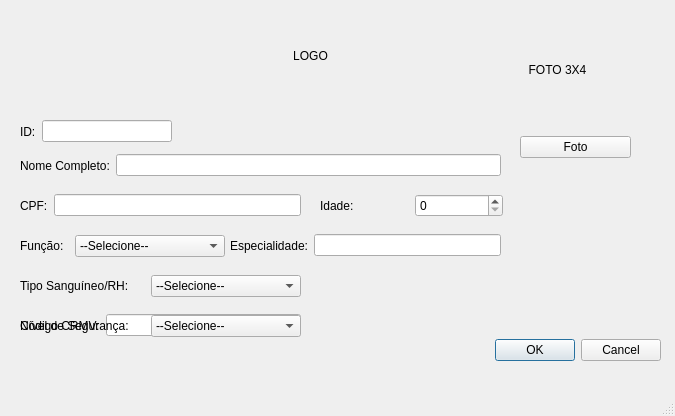
<?xml version="1.0" encoding="UTF-8"?>
<ui version="4.0">
 <class>cadastramento_usuario</class>
 <widget class="QMainWindow" name="cadastramento_usuario">
  <property name="geometry">
   <rect>
    <x>0</x>
    <y>0</y>
    <width>675</width>
    <height>416</height>
   </rect>
  </property>
  <property name="windowTitle">
   <string>Cadastro Usuario</string>
  </property>
  <widget class="QWidget" name="centralwidget">
   <widget class="QDialogButtonBox" name="buttonBox">
    <property name="geometry">
     <rect>
      <x>450</x>
      <y>330</y>
      <width>211</width>
      <height>41</height>
     </rect>
    </property>
    <property name="standardButtons">
     <set>QDialogButtonBox::Cancel|QDialogButtonBox::Ok</set>
    </property>
   </widget>
   <widget class="QLabel" name="label">
    <property name="geometry">
     <rect>
      <x>250</x>
      <y>30</y>
      <width>121</width>
      <height>51</height>
     </rect>
    </property>
    <property name="text">
     <string>LOGO</string>
    </property>
    <property name="alignment">
     <set>Qt::AlignCenter</set>
    </property>
   </widget>
   <widget class="QWidget" name="layoutWidget">
    <property name="geometry">
     <rect>
      <x>20</x>
      <y>270</y>
      <width>281</width>
      <height>32</height>
     </rect>
    </property>
    <layout class="QHBoxLayout" name="horizontalLayout_3">
     <item>
      <widget class="QLabel" name="cadastro_cargo_label_2">
       <property name="text">
        <string>Tipo Sanguíneo/RH:</string>
       </property>
      </widget>
     </item>
     <item>
      <widget class="QComboBox" name="combo_box2_sangues">
       <property name="minimumSize">
        <size>
         <width>150</width>
         <height>0</height>
        </size>
       </property>
       <property name="maximumSize">
        <size>
         <width>16777213</width>
         <height>16777215</height>
        </size>
       </property>
       <item>
        <property name="text">
         <string>--Selecione--</string>
        </property>
       </item>
       <item>
        <property name="text">
         <string>A+</string>
        </property>
       </item>
       <item>
        <property name="text">
         <string>A-</string>
        </property>
       </item>
       <item>
        <property name="text">
         <string>AB+</string>
        </property>
       </item>
       <item>
        <property name="text">
         <string>AB-</string>
        </property>
       </item>
       <item>
        <property name="text">
         <string>B+</string>
        </property>
       </item>
       <item>
        <property name="text">
         <string>B-</string>
        </property>
       </item>
       <item>
        <property name="text">
         <string>O+</string>
        </property>
       </item>
       <item>
        <property name="text">
         <string>O-</string>
        </property>
       </item>
      </widget>
     </item>
    </layout>
   </widget>
   <widget class="QWidget" name="layoutWidget_2">
    <property name="geometry">
     <rect>
      <x>230</x>
      <y>230</y>
      <width>271</width>
      <height>31</height>
     </rect>
    </property>
    <layout class="QHBoxLayout" name="horizontalLayout_7">
     <item>
      <widget class="QLabel" name="especialidade_label">
       <property name="text">
        <string>Especialidade:</string>
       </property>
      </widget>
     </item>
     <item>
      <widget class="QLineEdit" name="especialidade_line"/>
     </item>
    </layout>
   </widget>
   <widget class="QWidget" name="layoutWidget_3">
    <property name="geometry">
     <rect>
      <x>20</x>
      <y>310</y>
      <width>281</width>
      <height>31</height>
     </rect>
    </property>
    <layout class="QHBoxLayout" name="horizontalLayout_8">
     <item>
      <widget class="QLabel" name="codigo_crmv_label">
       <property name="text">
        <string>Código CRMV:</string>
       </property>
      </widget>
     </item>
     <item>
      <widget class="QLineEdit" name="box_cod_crmv"/>
     </item>
    </layout>
   </widget>
   <widget class="QWidget" name="layoutWidget_4">
    <property name="geometry">
     <rect>
      <x>20</x>
      <y>310</y>
      <width>281</width>
      <height>32</height>
     </rect>
    </property>
    <layout class="QHBoxLayout" name="horizontalLayout_10">
     <item>
      <widget class="QLabel" name="nv_seg_label">
       <property name="text">
        <string>Nível de Segurança:</string>
       </property>
      </widget>
     </item>
     <item>
      <widget class="QComboBox" name="nv_seg_box">
       <property name="minimumSize">
        <size>
         <width>150</width>
         <height>0</height>
        </size>
       </property>
       <property name="maximumSize">
        <size>
         <width>16777213</width>
         <height>16777215</height>
        </size>
       </property>
       <item>
        <property name="text">
         <string>--Selecione--</string>
        </property>
       </item>
       <item>
        <property name="text">
         <string>0</string>
        </property>
       </item>
       <item>
        <property name="text">
         <string>1</string>
        </property>
       </item>
       <item>
        <property name="text">
         <string>2</string>
        </property>
       </item>
      </widget>
     </item>
    </layout>
   </widget>
   <widget class="QWidget" name="layoutWidget">
    <property name="geometry">
     <rect>
      <x>20</x>
      <y>150</y>
      <width>481</width>
      <height>31</height>
     </rect>
    </property>
    <layout class="QHBoxLayout" name="horizontalLayout_5">
     <item>
      <widget class="QLabel" name="cadastro_nome_label">
       <property name="text">
        <string>Nome Completo:</string>
       </property>
      </widget>
     </item>
     <item>
      <widget class="QLineEdit" name="line_nome_2"/>
     </item>
    </layout>
   </widget>
   <widget class="QWidget" name="layoutWidget">
    <property name="geometry">
     <rect>
      <x>320</x>
      <y>190</y>
      <width>183</width>
      <height>31</height>
     </rect>
    </property>
    <layout class="QHBoxLayout" name="horizontalLayout">
     <item>
      <widget class="QLabel" name="cadastramento_idade_label">
       <property name="text">
        <string>Idade:</string>
       </property>
      </widget>
     </item>
     <item>
      <widget class="QSpinBox" name="spinBox_idade"/>
     </item>
    </layout>
   </widget>
   <widget class="QWidget" name="layoutWidget">
    <property name="geometry">
     <rect>
      <x>20</x>
      <y>230</y>
      <width>205</width>
      <height>32</height>
     </rect>
    </property>
    <layout class="QHBoxLayout" name="horizontalLayout_2">
     <item>
      <widget class="QLabel" name="cadastro_cargo_label">
       <property name="text">
        <string>Função:</string>
       </property>
      </widget>
     </item>
     <item>
      <widget class="QComboBox" name="combo_box_funcoes">
       <property name="minimumSize">
        <size>
         <width>150</width>
         <height>0</height>
        </size>
       </property>
       <property name="maximumSize">
        <size>
         <width>16777213</width>
         <height>16777215</height>
        </size>
       </property>
       <property name="currentText">
        <string>--Selecione--</string>
       </property>
       <property name="frame">
        <bool>true</bool>
       </property>
       <item>
        <property name="text">
         <string notr="true">--Selecione--</string>
        </property>
       </item>
       <item>
        <property name="text">
         <string>Veterinário</string>
        </property>
       </item>
       <item>
        <property name="text">
         <string>Tratador</string>
        </property>
       </item>
      </widget>
     </item>
    </layout>
   </widget>
   <widget class="QWidget" name="layoutWidget">
    <property name="geometry">
     <rect>
      <x>20</x>
      <y>190</y>
      <width>281</width>
      <height>31</height>
     </rect>
    </property>
    <layout class="QHBoxLayout" name="horizontalLayout_4">
     <item>
      <widget class="QLabel" name="cadastro_cpf_label">
       <property name="text">
        <string>CPF:</string>
       </property>
      </widget>
     </item>
     <item>
      <widget class="QLineEdit" name="line_cpf"/>
     </item>
    </layout>
   </widget>
   <widget class="QWidget" name="layoutWidget">
    <property name="geometry">
     <rect>
      <x>520</x>
      <y>10</y>
      <width>111</width>
      <height>153</height>
     </rect>
    </property>
    <layout class="QVBoxLayout" name="verticalLayout">
     <item>
      <widget class="QLabel" name="foto_cadastramento">
       <property name="minimumSize">
        <size>
         <width>75</width>
         <height>110</height>
        </size>
       </property>
       <property name="maximumSize">
        <size>
         <width>75</width>
         <height>110</height>
        </size>
       </property>
       <property name="text">
        <string>FOTO 3X4</string>
       </property>
       <property name="scaledContents">
        <bool>true</bool>
       </property>
       <property name="alignment">
        <set>Qt::AlignCenter</set>
       </property>
      </widget>
     </item>
     <item>
      <widget class="QPushButton" name="btn_carregar_foto">
       <property name="text">
        <string>Foto</string>
       </property>
      </widget>
     </item>
    </layout>
   </widget>
   <widget class="QWidget" name="">
    <property name="geometry">
     <rect>
      <x>20</x>
      <y>120</y>
      <width>152</width>
      <height>23</height>
     </rect>
    </property>
    <layout class="QHBoxLayout" name="horizontalLayout_6">
     <item>
      <widget class="QLabel" name="label_id_txt">
       <property name="text">
        <string>ID:</string>
       </property>
      </widget>
     </item>
     <item>
      <widget class="QLineEdit" name="m_id"/>
     </item>
    </layout>
   </widget>
  </widget>
  <widget class="QMenuBar" name="menubar">
   <property name="geometry">
    <rect>
     <x>0</x>
     <y>0</y>
     <width>675</width>
     <height>22</height>
    </rect>
   </property>
  </widget>
  <widget class="QStatusBar" name="statusbar"/>
 </widget>
 <tabstops>
  <tabstop>line_nome_2</tabstop>
  <tabstop>line_cpf</tabstop>
  <tabstop>btn_carregar_foto</tabstop>
  <tabstop>spinBox_idade</tabstop>
  <tabstop>combo_box_funcoes</tabstop>
  <tabstop>especialidade_line</tabstop>
  <tabstop>combo_box2_sangues</tabstop>
  <tabstop>box_cod_crmv</tabstop>
  <tabstop>nv_seg_box</tabstop>
 </tabstops>
 <resources/>
 <connections/>
</ui>
